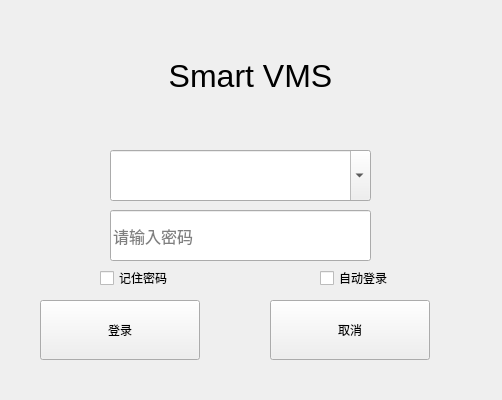
<?xml version="1.0" encoding="UTF-8"?>
<ui version="4.0">
 <class>Login</class>
 <widget class="QWidget" name="Login">
  <property name="geometry">
   <rect>
    <x>0</x>
    <y>0</y>
    <width>502</width>
    <height>400</height>
   </rect>
  </property>
  <property name="windowTitle">
   <string>Login</string>
  </property>
  <property name="styleSheet">
   <string notr="true"/>
  </property>
  <widget class="QComboBox" name="txtUserName">
   <property name="enabled">
    <bool>true</bool>
   </property>
   <property name="geometry">
    <rect>
     <x>110</x>
     <y>150</y>
     <width>261</width>
     <height>51</height>
    </rect>
   </property>
   <property name="sizePolicy">
    <sizepolicy hsizetype="Expanding" vsizetype="Fixed">
     <horstretch>0</horstretch>
     <verstretch>0</verstretch>
    </sizepolicy>
   </property>
   <property name="minimumSize">
    <size>
     <width>125</width>
     <height>25</height>
    </size>
   </property>
   <property name="editable">
    <bool>true</bool>
   </property>
   <property name="currentText">
    <string/>
   </property>
  </widget>
  <widget class="QLineEdit" name="txtUserPwd">
   <property name="geometry">
    <rect>
     <x>110</x>
     <y>210</y>
     <width>261</width>
     <height>51</height>
    </rect>
   </property>
   <property name="minimumSize">
    <size>
     <width>125</width>
     <height>25</height>
    </size>
   </property>
   <property name="font">
    <font>
     <family>楷体</family>
     <pointsize>12</pointsize>
    </font>
   </property>
   <property name="toolTip">
    <string>请输入密码</string>
   </property>
   <property name="text">
    <string/>
   </property>
   <property name="echoMode">
    <enum>QLineEdit::Password</enum>
   </property>
   <property name="alignment">
    <set>Qt::AlignLeading|Qt::AlignLeft|Qt::AlignVCenter</set>
   </property>
   <property name="placeholderText">
    <string>请输入密码</string>
   </property>
  </widget>
  <widget class="QLabel" name="label">
   <property name="geometry">
    <rect>
     <x>0</x>
     <y>40</y>
     <width>501</width>
     <height>71</height>
    </rect>
   </property>
   <property name="font">
    <font>
     <family>Arial</family>
     <pointsize>24</pointsize>
    </font>
   </property>
   <property name="mouseTracking">
    <bool>false</bool>
   </property>
   <property name="styleSheet">
    <string notr="true">QMainWindow{
	background-color: rgb(255, 254, 240);
	border-image: url(:/new/prefix1/back.jpg);
}
 
QLineEdit{
 
	border:2px solid#7b7b7b;
	border-radius:15px;
	background-color:#fffef0
}
 
QPushButton{
	border:2px solid#7b7b7b;
	border-radius:15px;
	background-color:#6a92ff;
	font: 75 26pt &quot;Arial&quot;;
}
 
QPushButton:hover{
	background-color:#aa92ff
}
QPushButton:pressed{
	background-color:#FF90ff
}
</string>
   </property>
   <property name="text">
    <string>Smart VMS</string>
   </property>
   <property name="alignment">
    <set>Qt::AlignCenter</set>
   </property>
  </widget>
  <widget class="QCheckBox" name="checkBox_Pwd">
   <property name="geometry">
    <rect>
     <x>100</x>
     <y>270</y>
     <width>161</width>
     <height>16</height>
    </rect>
   </property>
   <property name="text">
    <string>记住密码</string>
   </property>
   <property name="tristate">
    <bool>false</bool>
   </property>
  </widget>
  <widget class="QCheckBox" name="checkBox_Auto">
   <property name="geometry">
    <rect>
     <x>320</x>
     <y>270</y>
     <width>160</width>
     <height>16</height>
    </rect>
   </property>
   <property name="text">
    <string>自动登录</string>
   </property>
  </widget>
  <widget class="QPushButton" name="btnresgister">
   <property name="geometry">
    <rect>
     <x>270</x>
     <y>300</y>
     <width>160</width>
     <height>60</height>
    </rect>
   </property>
   <property name="text">
    <string>取消</string>
   </property>
  </widget>
  <widget class="QPushButton" name="btnLogin">
   <property name="geometry">
    <rect>
     <x>40</x>
     <y>300</y>
     <width>160</width>
     <height>60</height>
    </rect>
   </property>
   <property name="text">
    <string>登录</string>
   </property>
  </widget>
  <widget class="QWidget" name="layoutWidget">
   <property name="geometry">
    <rect>
     <x>0</x>
     <y>0</y>
     <width>491</width>
     <height>32</height>
    </rect>
   </property>
   <layout class="QHBoxLayout" name="horizontalLayout">
    <item>
     <widget class="QLabel" name="label_2">
      <property name="text">
       <string/>
      </property>
     </widget>
    </item>
    <item>
     <spacer name="horizontalSpacer">
      <property name="orientation">
       <enum>Qt::Horizontal</enum>
      </property>
      <property name="sizeHint" stdset="0">
       <size>
        <width>40</width>
        <height>20</height>
       </size>
      </property>
     </spacer>
    </item>
   </layout>
  </widget>
 </widget>
 <layoutdefault spacing="6" margin="11"/>
 <resources>
  <include location="res.qrc"/>
 </resources>
 <connections/>
</ui>
